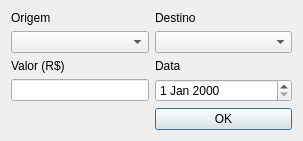
<?xml version="1.0" encoding="UTF-8"?>
<ui version="4.0">
 <class>Dialog</class>
 <widget class="QDialog" name="Dialog">
  <property name="geometry">
   <rect>
    <x>0</x>
    <y>0</y>
    <width>303</width>
    <height>131</height>
   </rect>
  </property>
  <property name="windowTitle">
   <string>Dialog</string>
  </property>
  <layout class="QGridLayout" name="gridLayout">
   <item row="2" column="0">
    <widget class="QLabel" name="label_3">
     <property name="text">
      <string>Valor (R$)</string>
     </property>
    </widget>
   </item>
   <item row="1" column="0">
    <widget class="QComboBox" name="comboBox"/>
   </item>
   <item row="0" column="1">
    <widget class="QLabel" name="label_2">
     <property name="text">
      <string>Destino</string>
     </property>
    </widget>
   </item>
   <item row="1" column="1">
    <widget class="QComboBox" name="comboBox_2"/>
   </item>
   <item row="0" column="0">
    <widget class="QLabel" name="label">
     <property name="text">
      <string>Origem</string>
     </property>
    </widget>
   </item>
   <item row="2" column="1">
    <widget class="QLabel" name="label_4">
     <property name="text">
      <string>Data</string>
     </property>
    </widget>
   </item>
   <item row="3" column="0">
    <widget class="QLineEdit" name="lineEdit"/>
   </item>
   <item row="5" column="1">
    <widget class="QPushButton" name="pushButton">
     <property name="text">
      <string>OK</string>
     </property>
    </widget>
   </item>
   <item row="3" column="1">
    <widget class="QDateEdit" name="dateEdit">
     <property name="sizePolicy">
      <sizepolicy hsizetype="Expanding" vsizetype="Fixed">
       <horstretch>0</horstretch>
       <verstretch>0</verstretch>
      </sizepolicy>
     </property>
    </widget>
   </item>
  </layout>
 </widget>
 <resources/>
 <connections/>
</ui>
